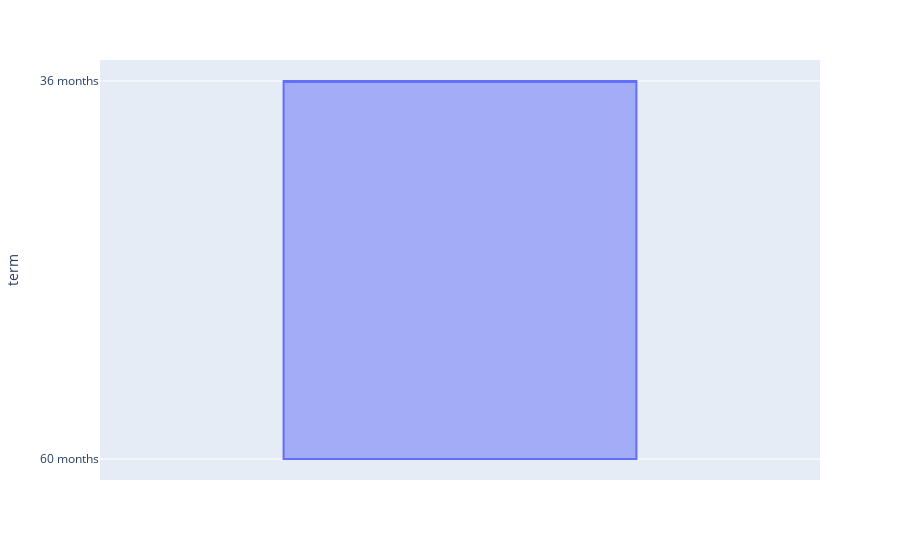

Source (notebook cell):
### Markdown cell above
#### Note:  Annual Income indicates range of more than 5000 for individual defaulter

### Code cell
import plotly.express as px
df = px.data.tips()
fig = px.box(df_defaulters_imp, y="term")
fig.show()

### Figure 1 — Plotly figure (JSON) as saved in the notebook; plotly's stock layout.template omitted (floating-point values rounded to 4 significant figures; data arrays with more than 128 entries replaced by an {"elided": "..."} marker saying what was removed)
{"data": [{"alignmentgroup": "True", "hovertemplate": "term=%{y}<extra></extra>", "legendgroup": "", "marker": {"color": "#636efa"}, "name": "", "notched": false, "offsetgroup": "", "orientation": "v", "showlegend": false, "type": "box", "x0": " ", "xaxis": "x", "y": {"elided": "5627 str values"}, "y0": " ", "yaxis": "y"}], "layout": {"boxmode": "group", "legend": {"tracegroupgap": 0}, "margin": {"t": 60}, "xaxis": {"anchor": "y", "domain": [0, 1]}, "yaxis": {"anchor": "x", "domain": [0, 1], "title": {"text": "term"}}}}
